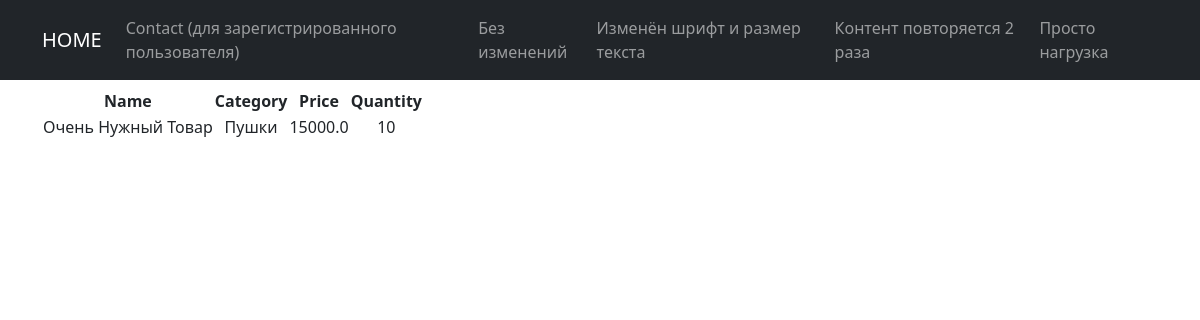
/products/4/, run on the app's committed database.
### simpleapp/models.py (models this page shows, shortened)
class Product(models.Model):
    name = models.CharField(max_length=50, unique=True)
    description = models.TextField()
    quantity = models.IntegerField(validators=[MinValueValidator(0)])
    category = models.ForeignKey(to='Category', on_delete=models.CASCADE, related_name='products')
    price = models.FloatField(validators=[MinValueValidator(0.0)])

class Category(models.Model):
    name = models.CharField(max_length=50, unique=True)

### simpleapp/views.py (the view)
# urls.py: path('<int:pk>/', ProductDetailView.as_view(), name='product_detail'),  # Ссылка на детали товара
class ProductDetailView(DetailView):
    template_name = 'sample_app/product_detail.html'
    queryset = Product.objects.all()

### templates/sample_app/product_detail.html (shortened to what this page needs)
{% extends 'flatpages/default.html' %}
{% block content %}
<table>
    <thead>
        <th>
            Name
        </th>
        <th>
            Category
        </th>
        <th>
            Price
        </th>
        <th>
            Quantity
        </th>
    </thead>
    <tr>
        <td>
            {{ product.name|title }}
        </td>
        <td>
            {{ product.category.name|title }}
        </td>
        <td>
            {{ product.price }}
        </td>
        <td>
            {{ product.quantity }}
        </td>
    </tr>
</table>
{% endblock content %}

### data on the page
Product: name "Очень Нужный Товар", category.name "Пушки", price "15000.0", quantity "10"
